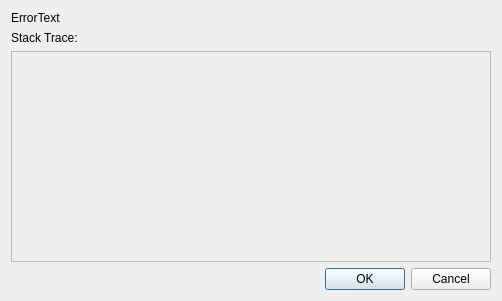
<?xml version="1.0" encoding="UTF-8"?>
<ui version="4.0">
 <class>ErrorDialog</class>
 <widget class="QDialog" name="ErrorDialog">
  <property name="geometry">
   <rect>
    <x>0</x>
    <y>0</y>
    <width>502</width>
    <height>301</height>
   </rect>
  </property>
  <property name="windowTitle">
   <string>Dialog</string>
  </property>
  <layout class="QVBoxLayout" name="verticalLayout">
   <item>
    <widget class="QLabel" name="ErrorText">
     <property name="text">
      <string>ErrorText</string>
     </property>
    </widget>
   </item>
   <item>
    <widget class="QLabel" name="label">
     <property name="text">
      <string>Stack Trace:</string>
     </property>
    </widget>
   </item>
   <item>
    <widget class="QTextEdit" name="StackTrace">
     <property name="enabled">
      <bool>false</bool>
     </property>
    </widget>
   </item>
   <item>
    <widget class="QDialogButtonBox" name="buttonBox">
     <property name="orientation">
      <enum>Qt::Horizontal</enum>
     </property>
     <property name="standardButtons">
      <set>QDialogButtonBox::Cancel|QDialogButtonBox::Ok</set>
     </property>
    </widget>
   </item>
  </layout>
 </widget>
 <resources/>
 <connections>
  <connection>
   <sender>buttonBox</sender>
   <signal>accepted()</signal>
   <receiver>ErrorDialog</receiver>
   <slot>accept()</slot>
   <hints>
    <hint type="sourcelabel">
     <x>248</x>
     <y>254</y>
    </hint>
    <hint type="destinationlabel">
     <x>157</x>
     <y>274</y>
    </hint>
   </hints>
  </connection>
  <connection>
   <sender>buttonBox</sender>
   <signal>rejected()</signal>
   <receiver>ErrorDialog</receiver>
   <slot>reject()</slot>
   <hints>
    <hint type="sourcelabel">
     <x>316</x>
     <y>260</y>
    </hint>
    <hint type="destinationlabel">
     <x>286</x>
     <y>274</y>
    </hint>
   </hints>
  </connection>
 </connections>
</ui>
